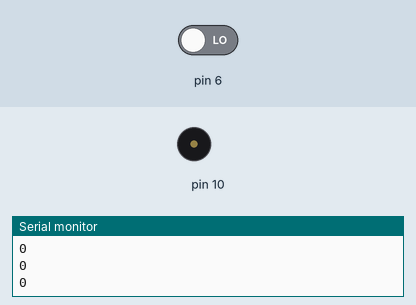
Recording of a sketch running on a simulated Arduino Uno, built with avr-gcc and run on an emulated ATmega328P. On the bench: buzzer (waves = sounding), the last lines printed to the serial monitor. Inputs (shaded band) come from the test bench; at power-on: pin 6 LOW.

Above: at 1.2 s.
1.3 s: pin 6 driven HIGH
At 4.2 s:
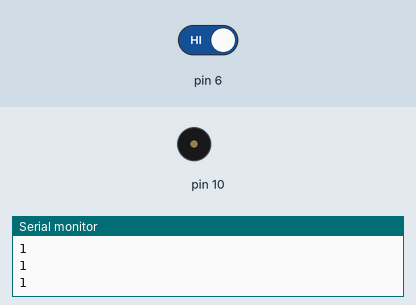
4.3 s: pin 6 driven LOW
At 5.4 s:
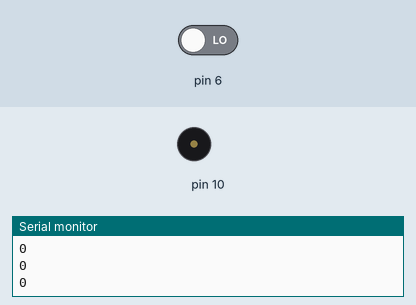
Timing chart, 0 to 7.3 s (numbered marks = the images above; inputs shaded):
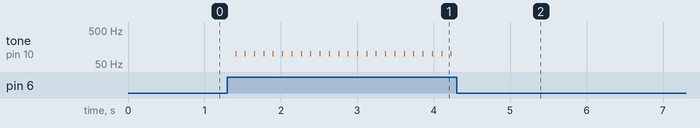

Measured:
- after the input at 1.3 s, tone on pin 10: alternates 100 Hz for 0.01 s and silent for 0.11 s, starting after 0.11 s
- after the input at 4.3 s, tone on pin 10: stops changing and stays silent

The sketch:

racket_hit_detector.ino
```cpp
void setup() {
  Serial.begin(9600);
  //pinMode(13, INPUT_PULLUP);
  pinMode(10, OUTPUT);
}
int toneperiod = 10, period = 100;
int timerr = 0;
boolean bools[1000];
int n = 0;
void loop() {
  bools[n] = digitalRead(6);
  if(n > 300) {
    if(bools[n] && (bools[n-period]  || bools[n-period-2] || bools[n-period+2] || bools[n-period - 1] || bools[n-period+1])) {
      Serial.println(bools[n]*5);
      tone(10, 100, toneperiod);
    }
    Serial.println(bools[n]);
    n = (n+1)%1000+110;
  }
  else n++;;
  delay(1);
}
```
